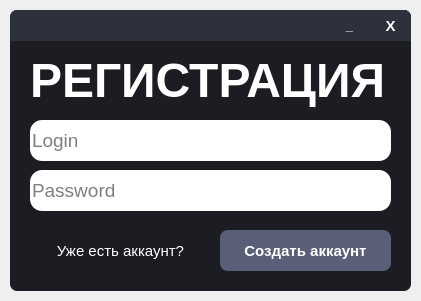
<?xml version="1.0" encoding="UTF-8"?>
<ui version="4.0">
 <class>MainWindow</class>
 <widget class="QMainWindow" name="MainWindow">
  <property name="geometry">
   <rect>
    <x>0</x>
    <y>0</y>
    <width>421</width>
    <height>301</height>
   </rect>
  </property>
  <property name="windowTitle">
   <string>MainWindow</string>
  </property>
  <widget class="QWidget" name="centralwidget">
   <widget class="QFrame" name="Window">
    <property name="geometry">
     <rect>
      <x>10</x>
      <y>10</y>
      <width>401</width>
      <height>281</height>
     </rect>
    </property>
    <property name="styleSheet">
     <string notr="true">QFrame{
	border-radius: 7px;
	background-color: #1B1D23;
}</string>
    </property>
    <property name="frameShape">
     <enum>QFrame::StyledPanel</enum>
    </property>
    <property name="frameShadow">
     <enum>QFrame::Raised</enum>
    </property>
    <widget class="QFrame" name="WindowFrame">
     <property name="geometry">
      <rect>
       <x>0</x>
       <y>0</y>
       <width>401</width>
       <height>31</height>
      </rect>
     </property>
     <property name="styleSheet">
      <string notr="true">QFrame{
	border-bottom-left-radius: 0px;
	border-bottom-right-radius: 0px;
	background-color: #2C313C;
}</string>
     </property>
     <property name="frameShape">
      <enum>QFrame::StyledPanel</enum>
     </property>
     <property name="frameShadow">
      <enum>QFrame::Raised</enum>
     </property>
     <widget class="QPushButton" name="CloseWindowButton">
      <property name="geometry">
       <rect>
        <x>360</x>
        <y>0</y>
        <width>41</width>
        <height>31</height>
       </rect>
      </property>
      <property name="font">
       <font>
        <pointsize>11</pointsize>
        <weight>75</weight>
        <bold>true</bold>
       </font>
      </property>
      <property name="cursor">
       <cursorShape>PointingHandCursor</cursorShape>
      </property>
      <property name="styleSheet">
       <string notr="true">QPushButton{
	color: white;
	border: none;
	border-top-right-radius: 7px;
	background-color: #2C313C;
}

QPushButton:hover{
	background-color: #45494D;
}

QPushButton:pressed{
	color: #EA2F4E;
}</string>
      </property>
      <property name="text">
       <string>X</string>
      </property>
     </widget>
     <widget class="QPushButton" name="MinimizeWindowButton">
      <property name="geometry">
       <rect>
        <x>319</x>
        <y>0</y>
        <width>41</width>
        <height>31</height>
       </rect>
      </property>
      <property name="font">
       <font>
        <pointsize>10</pointsize>
        <weight>75</weight>
        <bold>true</bold>
       </font>
      </property>
      <property name="cursor">
       <cursorShape>PointingHandCursor</cursorShape>
      </property>
      <property name="styleSheet">
       <string notr="true">QPushButton{
	color: white;
	border: none;
	border-top-right-radius: 7px;
	background-color: #2C313C;
}

QPushButton:hover{
	background-color: #45494D;
}

QPushButton:pressed{
	color: #EA2F4E;
}</string>
      </property>
      <property name="text">
       <string>_</string>
      </property>
      <property name="default">
       <bool>false</bool>
      </property>
     </widget>
    </widget>
    <widget class="QLabel" name="Label">
     <property name="geometry">
      <rect>
       <x>20</x>
       <y>40</y>
       <width>361</width>
       <height>61</height>
      </rect>
     </property>
     <property name="sizePolicy">
      <sizepolicy hsizetype="Minimum" vsizetype="Fixed">
       <horstretch>0</horstretch>
       <verstretch>0</verstretch>
      </sizepolicy>
     </property>
     <property name="font">
      <font>
       <pointsize>36</pointsize>
       <weight>75</weight>
       <italic>false</italic>
       <bold>true</bold>
       <underline>false</underline>
       <strikeout>false</strikeout>
       <kerning>true</kerning>
      </font>
     </property>
     <property name="styleSheet">
      <string notr="true">QLabel{
	color: white;
}</string>
     </property>
     <property name="text">
      <string>РЕГИСТРАЦИЯ</string>
     </property>
    </widget>
    <widget class="QLineEdit" name="LoginLineEdit">
     <property name="geometry">
      <rect>
       <x>20</x>
       <y>110</y>
       <width>361</width>
       <height>41</height>
      </rect>
     </property>
     <property name="font">
      <font>
       <pointsize>14</pointsize>
      </font>
     </property>
     <property name="styleSheet">
      <string notr="true">QLineEdit{
	border-radius: 12px;
}</string>
     </property>
     <property name="inputMethodHints">
      <set>Qt::ImhNone</set>
     </property>
     <property name="inputMask">
      <string/>
     </property>
     <property name="text">
      <string/>
     </property>
     <property name="frame">
      <bool>false</bool>
     </property>
     <property name="placeholderText">
      <string>Login</string>
     </property>
     <property name="cursorMoveStyle">
      <enum>Qt::LogicalMoveStyle</enum>
     </property>
    </widget>
    <widget class="QLineEdit" name="PasswordLineEdit">
     <property name="geometry">
      <rect>
       <x>20</x>
       <y>160</y>
       <width>321</width>
       <height>41</height>
      </rect>
     </property>
     <property name="font">
      <font>
       <pointsize>14</pointsize>
      </font>
     </property>
     <property name="styleSheet">
      <string notr="true">QLineEdit{
	border-bottom-right-radius: 0px;
	border-top-right-radius: 0px;
	border-bottom-left-radius: 12px;
	border-top-left-radius: 12px;
}</string>
     </property>
     <property name="inputMask">
      <string/>
     </property>
     <property name="text">
      <string/>
     </property>
     <property name="frame">
      <bool>false</bool>
     </property>
     <property name="echoMode">
      <enum>QLineEdit::Password</enum>
     </property>
     <property name="dragEnabled">
      <bool>false</bool>
     </property>
     <property name="readOnly">
      <bool>false</bool>
     </property>
     <property name="placeholderText">
      <string>Password</string>
     </property>
    </widget>
    <widget class="QPushButton" name="CreateAccountButton">
     <property name="geometry">
      <rect>
       <x>210</x>
       <y>220</y>
       <width>171</width>
       <height>41</height>
      </rect>
     </property>
     <property name="font">
      <font>
       <pointsize>11</pointsize>
       <weight>75</weight>
       <bold>true</bold>
      </font>
     </property>
     <property name="cursor">
      <cursorShape>PointingHandCursor</cursorShape>
     </property>
     <property name="styleSheet">
      <string notr="true">QPushButton{
	color: white;
	border-radius: 8px;
	background-color: #595F76;
}

QPushButton:hover{
	background-color: #50566E;
}

QPushButton:pressed{
	background-color: #434965;
}</string>
     </property>
     <property name="text">
      <string>Создать аккаунт</string>
     </property>
    </widget>
    <widget class="QPushButton" name="AskButton">
     <property name="geometry">
      <rect>
       <x>40</x>
       <y>230</y>
       <width>141</width>
       <height>21</height>
      </rect>
     </property>
     <property name="font">
      <font>
       <pointsize>11</pointsize>
       <weight>50</weight>
       <bold>false</bold>
       <underline>false</underline>
       <strikeout>false</strikeout>
      </font>
     </property>
     <property name="cursor">
      <cursorShape>PointingHandCursor</cursorShape>
     </property>
     <property name="styleSheet">
      <string notr="true">QPushButton{
	color: white;
	border: none;
}

QPushButton:hover{
	color: #ebebeb;
}

QPushButton:pressed{
	color: white;
}</string>
     </property>
     <property name="text">
      <string>Уже есть аккаунт?</string>
     </property>
    </widget>
    <widget class="QFrame" name="frame">
     <property name="geometry">
      <rect>
       <x>340</x>
       <y>160</y>
       <width>41</width>
       <height>41</height>
      </rect>
     </property>
     <property name="styleSheet">
      <string notr="true">QFrame{
	border-bottom-right-radius: 12px;
	border-top-right-radius: 12px;
	border-bottom-left-radius: 0px;
	border-top-left-radius: 0px;
	background-color: white;
}</string>
     </property>
     <property name="frameShape">
      <enum>QFrame::StyledPanel</enum>
     </property>
     <property name="frameShadow">
      <enum>QFrame::Raised</enum>
     </property>
     <widget class="QPushButton" name="ShowPasswordButton">
      <property name="geometry">
       <rect>
        <x>0</x>
        <y>0</y>
        <width>41</width>
        <height>41</height>
       </rect>
      </property>
      <property name="styleSheet">
       <string notr="true">QPushButton{
	border: none;
}</string>
      </property>
      <property name="text">
       <string/>
      </property>
      <property name="icon">
       <iconset>
        <normaloff>../../Icons/eyeOn.png</normaloff>../../Icons/eyeOn.png</iconset>
      </property>
      <property name="iconSize">
       <size>
        <width>32</width>
        <height>32</height>
       </size>
      </property>
     </widget>
    </widget>
   </widget>
  </widget>
 </widget>
 <resources/>
 <connections/>
</ui>
